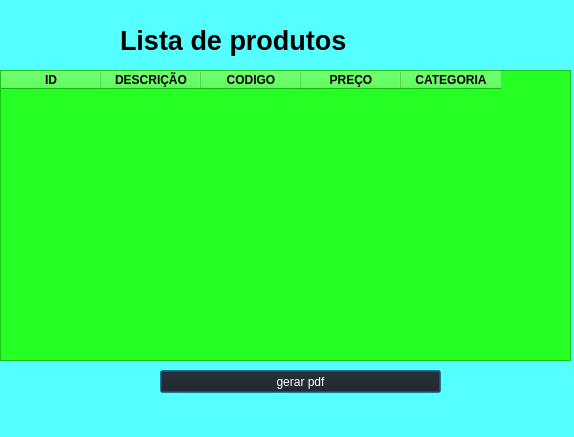
<?xml version="1.0" encoding="UTF-8"?>
<ui version="4.0">
 <class>Dialog</class>
 <widget class="QDialog" name="Dialog">
  <property name="geometry">
   <rect>
    <x>0</x>
    <y>0</y>
    <width>574</width>
    <height>437</height>
   </rect>
  </property>
  <property name="windowTitle">
   <string>Dialog</string>
  </property>
  <property name="styleSheet">
   <string notr="true">background-color: rgb(85, 255, 255);</string>
  </property>
  <property name="sizeGripEnabled">
   <bool>false</bool>
  </property>
  <widget class="QLabel" name="label">
   <property name="geometry">
    <rect>
     <x>120</x>
     <y>20</y>
     <width>271</width>
     <height>41</height>
    </rect>
   </property>
   <property name="font">
    <font>
     <pointsize>20</pointsize>
     <weight>75</weight>
     <bold>true</bold>
    </font>
   </property>
   <property name="text">
    <string>Lista de produtos </string>
   </property>
  </widget>
  <widget class="QTableWidget" name="tableWidget">
   <property name="geometry">
    <rect>
     <x>0</x>
     <y>70</y>
     <width>571</width>
     <height>291</height>
    </rect>
   </property>
   <property name="font">
    <font>
     <pointsize>13</pointsize>
     <weight>75</weight>
     <bold>true</bold>
    </font>
   </property>
   <property name="styleSheet">
    <string notr="true">background-color: rgb(38, 255, 35);</string>
   </property>
   <property name="gridStyle">
    <enum>Qt::NoPen</enum>
   </property>
   <column>
    <property name="text">
     <string>ID</string>
    </property>
    <property name="font">
     <font>
      <weight>75</weight>
      <bold>true</bold>
     </font>
    </property>
   </column>
   <column>
    <property name="text">
     <string>DESCRIÇÃO</string>
    </property>
    <property name="font">
     <font>
      <weight>75</weight>
      <bold>true</bold>
     </font>
    </property>
   </column>
   <column>
    <property name="text">
     <string>CODIGO</string>
    </property>
    <property name="font">
     <font>
      <weight>75</weight>
      <bold>true</bold>
     </font>
    </property>
   </column>
   <column>
    <property name="text">
     <string>PREÇO</string>
    </property>
    <property name="font">
     <font>
      <weight>75</weight>
      <bold>true</bold>
     </font>
    </property>
   </column>
   <column>
    <property name="text">
     <string>CATEGORIA</string>
    </property>
    <property name="font">
     <font>
      <weight>75</weight>
      <bold>true</bold>
     </font>
    </property>
   </column>
  </widget>
  <widget class="QPushButton" name="pushButton">
   <property name="geometry">
    <rect>
     <x>160</x>
     <y>370</y>
     <width>281</width>
     <height>23</height>
    </rect>
   </property>
   <property name="styleSheet">
    <string notr="true">background-color: rgb(26, 26, 26);
color: rgb(255, 255, 255);</string>
   </property>
   <property name="text">
    <string>gerar pdf</string>
   </property>
  </widget>
 </widget>
 <resources/>
 <connections/>
</ui>
